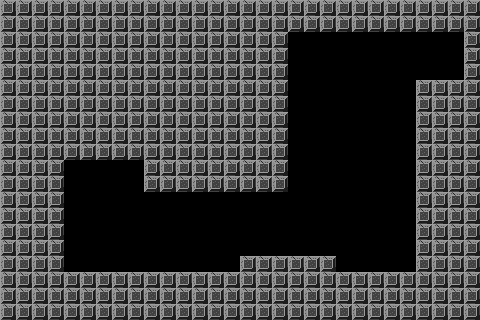

Tiled map render using the project's own tile images. Description and the whole map definition, tile-layer contents included, below:
An orthogonal 30x20 tile map with 16x16 px tiles, 1 tile layer (Tile Layer 1).

<map version="1.0" tiledversion="1.0.2" orientation="orthogonal" renderorder="right-up" width="30" height="20" tilewidth="16" tileheight="16" nextobjectid="1">
 <tileset firstgid="1" name="simple-tiles" tilewidth="16" tileheight="16" tilecount="1" columns="1">
  <image source="simple-tiles.png" width="16" height="16" />
 </tileset>
 <layer name="Tile Layer 1" width="30" height="20">
  <data encoding="csv">
1,1,1,1,1,1,1,1,1,1,1,1,1,1,1,1,1,1,1,1,1,1,1,1,1,1,1,1,1,1,
1,1,1,1,1,1,1,1,1,1,1,1,1,1,1,1,1,1,1,1,1,1,1,1,1,1,1,1,1,1,
1,1,1,1,1,1,1,1,1,1,1,1,1,1,1,1,1,1,0,0,0,0,0,0,0,0,0,0,0,1,
1,1,1,1,1,1,1,1,1,1,1,1,1,1,1,1,1,1,0,0,0,0,0,0,0,0,0,0,0,1,
1,1,1,1,1,1,1,1,1,1,1,1,1,1,1,1,1,1,0,0,0,0,0,0,0,0,0,0,0,1,
1,1,1,1,1,1,1,1,1,1,1,1,1,1,1,1,1,1,0,0,0,0,0,0,0,0,1,1,1,1,
1,1,1,1,1,1,1,1,1,1,1,1,1,1,1,1,1,1,0,0,0,0,0,0,0,0,1,1,1,1,
1,1,1,1,1,1,1,1,1,1,1,1,1,1,1,1,1,1,0,0,0,0,0,0,0,0,1,1,1,1,
1,1,1,1,1,1,1,1,1,1,1,1,1,1,1,1,1,1,0,0,0,0,0,0,0,0,1,1,1,1,
1,1,1,1,1,1,1,1,1,1,1,1,1,1,1,1,1,1,0,0,0,0,0,0,0,0,1,1,1,1,
1,1,1,1,0,0,0,0,0,1,1,1,1,1,1,1,1,1,0,0,0,0,0,0,0,0,1,1,1,1,
1,1,1,1,0,0,0,0,0,1,1,1,1,1,1,1,1,1,0,0,0,0,0,0,0,0,1,1,1,1,
1,1,1,1,0,0,0,0,0,0,0,0,0,0,0,0,0,0,0,0,0,0,0,0,0,0,1,1,1,1,
1,1,1,1,0,0,0,0,0,0,0,0,0,0,0,0,0,0,0,0,0,0,0,0,0,0,1,1,1,1,
1,1,1,1,0,0,0,0,0,0,0,0,0,0,0,0,0,0,0,0,0,0,0,0,0,0,1,1,1,1,
1,1,1,1,0,0,0,0,0,0,0,0,0,0,0,0,0,0,0,0,0,0,0,0,0,0,1,1,1,1,
1,1,1,1,0,0,0,0,0,0,0,0,0,0,0,1,1,1,1,1,1,0,0,0,0,0,1,1,1,1,
1,1,1,1,1,1,1,1,1,1,1,1,1,1,1,1,1,1,1,1,1,1,1,1,1,1,1,1,1,1,
1,1,1,1,1,1,1,1,1,1,1,1,1,1,1,1,1,1,1,1,1,1,1,1,1,1,1,1,1,1,
1,1,1,1,1,1,1,1,1,1,1,1,1,1,1,1,1,1,1,1,1,1,1,1,1,1,1,1,1,1
</data>
 </layer>
</map>
